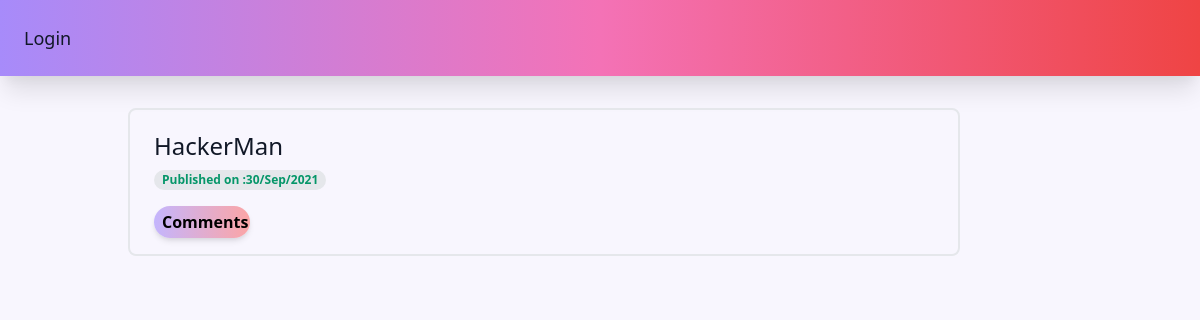
The app's page /blog/post/list/, older data.
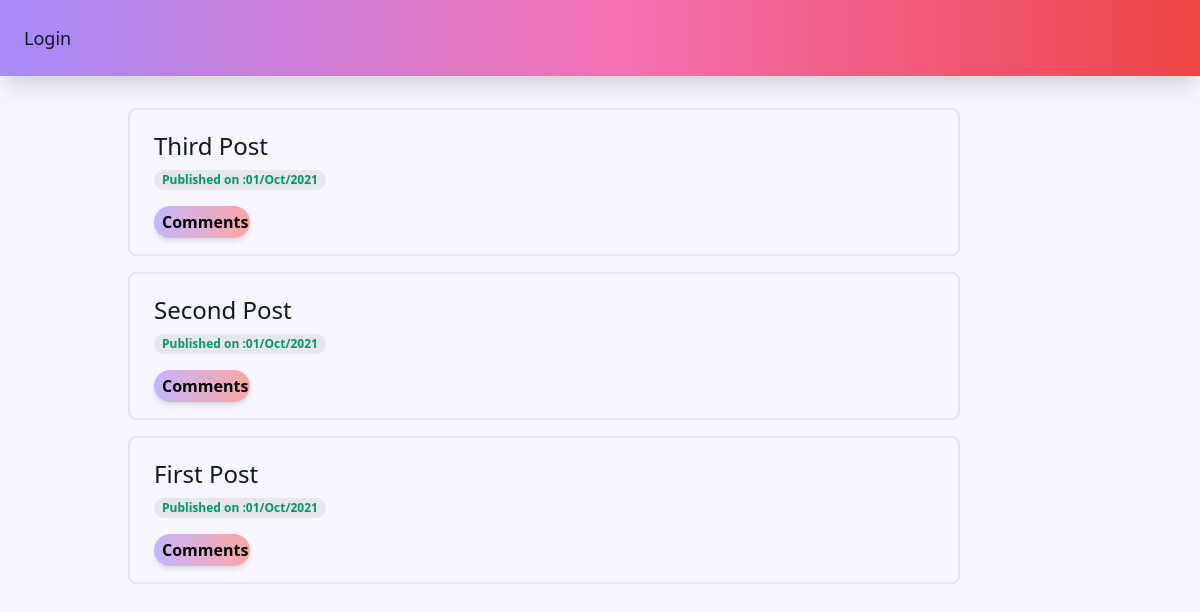
The same page, newer data.
### blog/models.py (models this page shows, shortened)
class Post(models.Model):
    author = models.ForeignKey('auth.user', on_delete=CASCADE)
    title = models.CharField(max_length=200)
    Text = models.TextField()
    date_created = models.DateTimeField(
        default=timezone.datetime.now, editable=True)
    publish_date = models.DateTimeField(blank=True, null=True)

### blog/views.py (the view)
# urls.py: path('post/list/', views.PostListView.as_view(), name='post_list'),
class PostListView(ListView):
    model = Post
    def get_queryset(self):
        return Post.objects.filter(publish_date__lte=timezone.now()).order_by('-publish_date')

### blog/templates/blog/post_list.html
{% extends "blog/base.html" %} {% block content %}
<div
  class="
    py-2
    align-middle
    inline-block
    min-w-full
    sm:px-6
    lg:px-8
    my-2
    sm:-mx-6
    lg:-mx-8
  "
>
  {% for post in post_list %}
  <div class="border-2 border-gray-200 sm:rounded-lg my-4 mx-auto px-6">
    <div class="md:container md:mx-auto mt-5">
      <div class="">
        <h1 class="text-gray-900 font-medium font-nunito">
          <a
            class="font text-2xl"
            href="{% url 'blog:post_detail' pk=post.pk %}"
            >{{ post.title }}</a
          >
        </h1>
      </div>
    </div>
    <div
      class="
        px-2
        my-2
        inline-flex
        text-xs
        leading-5
        font-semibold
        rounded-full
        bg-gray-200
        text-green-600
      "
    >
      <h4>Published on :{{post.publish_date | date:"d/M/Y"}}</h4>
    </div>
    <div
      class="
        px-2
        py-1
        my-2
        mb-4
        text-md
        font-semibold
        rounded-full
        bg-gradient-to-r
        from-purple-300
        to-red-300
        text-grey-800
        w-24
        shadow-md
        hover:text-white
      "
    >
      <a href="{% url 'blog:post_detail' pk=post.pk %}"
        >Comments {{post.approved_comment}}</a
      >
    </div>
  </div>
  {% endfor %}
</div>
{% endblock content %}

### blog/templates/blog/base.html (shortened to what this page needs)
{% load static %} {% load tailwind_tags %}
<!DOCTYPE html>
<html lang="en">
<head>
    {% tailwind_css %}
    <link rel="stylesheet" href="//cdn.jsdelivr.net/npm/medium-editor@latest/dist/css/medium-editor.min.css" type="text/css" media="screen" charset="utf-8" />
    <link rel="stylesheet" href="{% static 'styles.css' %} " />
</head>
<body class="bg-opacity-20 bg-purple-200">
    <header class="mx-auto bg-gradient-to-r from-purple-400 via-pink-400 to-red-500 p-6 text-white md-rounded  md:shadow-xl">
             {% if user.is_authenticated %}
        <nav class="">
            <div class="container mx-auto px-12 sm:items-stretch sm:justify-start flex-shrink-0 font-nunito">
                <div class="flex md:justify-between">
                    <div class="md:flex-row mx-auto">
                        <a class=" mr-4 bg-gray-900 rounded-md px-3 py-2 text-lg font-medium" href="{% url 'blog:post_list' %}">My Blog</a>
                        <a class="mr-4 py-2  text-gray-900 text-lg font-medium hover:text-white rounded-md  "href="{% url 'blog:about' %}" class="">About</a>
                        <a class="mr-4 py-2 text-gray-900 text-lg font-medium hover:text-white" href="https://linkedin.com" class="">LinkedIn</a>
                        <a class="mr-4 py-2 text-gray-900 text-lg font-medium hover:text-white" href="https://github.com" class="">Github</a>
                    </div>
                    <div class="md:flex-row mx-auto">
                        <a class="mr-4 py-2 text-gray-900 text-lg font-medium hover:text-white" href="{% url 'blog:post_new' %}" class=>New Post</a>
                        <a class="mr-4 py-2 text-gray-900 text-lg font-medium hover:text-white" href="{% url 'blog:post_draft_list' %}" class="">Drafts</a>
                        <a class="mr-4 py-2 text-gray-900 text-lg font-medium hover:text-white" href="{% url 'logout' %}" class="">Logout</a>
                        <a class="mr-4 py-2 text-gray-900 text-lg font-medium hover:text-white" href="#" class="">Welcome:{{user.username}}</a> {% else %}
                        <a class="mr-4 py-2 text-gray-900 text-lg font-medium hover:text-white" href="{% url 'login' %}" class="">Login</a> {% endif %}
    </header>
    <div class="container ">
        <div class="">
            <div class="ml-8 md:ml-16 lg:ml-32">
                <div class="">{% block content %} {% endblock %}</div>
            </div>
        </div>
    </div>
</body>
</html>

Row changes from the older to the newer data that the page shows:
removed Post: title "HackerMan", publish_date "30/Sep/2021"
added Post: title "Third Post", publish_date "01/Oct/2021"
added Post: title "Second Post", publish_date "01/Oct/2021"
added Post: title "First Post", publish_date "01/Oct/2021"
